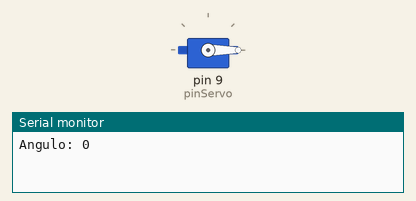
This sketch was run on a simulated Arduino Uno, built with avr-gcc and run on an emulated ATmega328P. Parts: servo, the last lines printed to the serial monitor.

Above: at 0.05 s.
At 2.7 s:
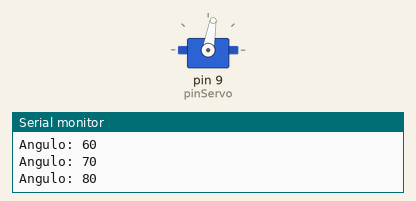
At 5.4 s:
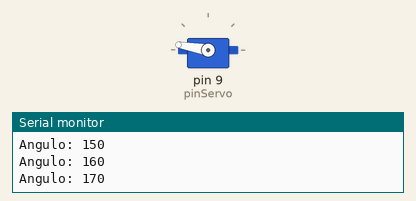
At 10.8 s:
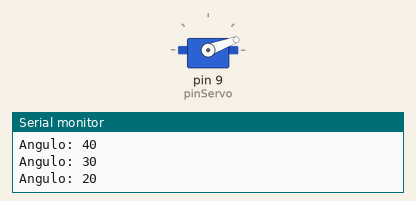
Timing chart, 0 to 14.8 s (numbered marks = the images above):
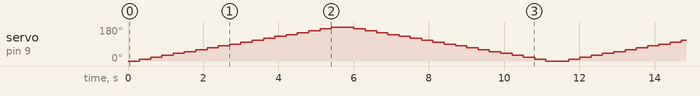

The sketch:

test_servo.ino
```cpp
// Test unitario del servo SG90 (Grupo 6 - V2)
// Hace un barrido de 0 a 180 grados y vuelta, de 10 en 10,
// y escribe el ángulo en el Monitor Serie a 9600.
// En el test se usa la librería Servo normal: aquí no hay SoftwareSerial
// que interfiera (en el programa del satélite se usa PWMServo).

#include <Servo.h>

const int pinServo = 9;        // el mismo pin que en el satélite
Servo miServo;

void setup() {
   Serial.begin(9600);
   miServo.attach(pinServo);
}

void loop() {
   for (int angulo = 0; angulo <= 180; angulo = angulo + 10) {     // ida
      miServo.write(angulo);
      Serial.print("Angulo: ");
      Serial.println(angulo);
      delay(300);
   }
   for (int angulo = 180; angulo >= 0; angulo = angulo - 10) {     // vuelta
      miServo.write(angulo);
      Serial.print("Angulo: ");
      Serial.println(angulo);
      delay(300);
   }
}
```
